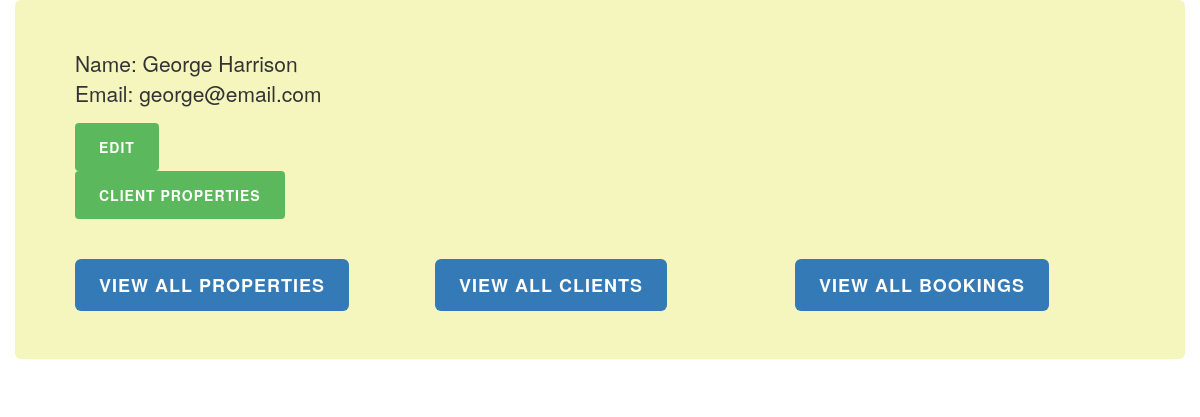
Page /ptb/clients/3/ on the committed database.
### ptb/models.py (models this page shows, shortened)
class Client(models.Model):
    first_name = models.CharField(max_length=30)
    last_name = models.CharField(max_length=30)
    email = models.EmailField()

### ptb/views.py (the view)
# urls.py: url(r'^clients/(?P<num>[0-9]+)/$', views.client_info, name='client_info'),
def client_info(request, num):
    client = Client.objects.get(id=num)
    return render(request, 'ptb/client.html', { 'client': client } )

### ptb/templates/ptb/client.html (shortened to what this page needs)
{% extends "./base.html" %}
{% block content %}
  <p> Name: {{ client.first_name }} {{ client.last_name }} <br>
      Email: {{ client.email }} </p>
  <form action="{% url 'ptb:client_edit' client.id %}" method="get"> {% csrf_token %}
    <button type="submit" class="btn btn-success"> Edit </button>
  </form>
    <form action="{% url 'ptb:properties' client.id %}" method="get"> {% csrf_token %}
      <button type="submit" class="btn btn-success"> Client Properties </button>
    </form>
{% endblock %}

### ptb/static/ptb/style.css (style rules this page uses)
.btn { padding: 14px 24px; border: 0 none; font-weight: 700; letter-spacing: 1px; text-transform: uppercase; }

### rows in the picture
Client: first_name "George", last_name "Harrison", email "george@email.com"
